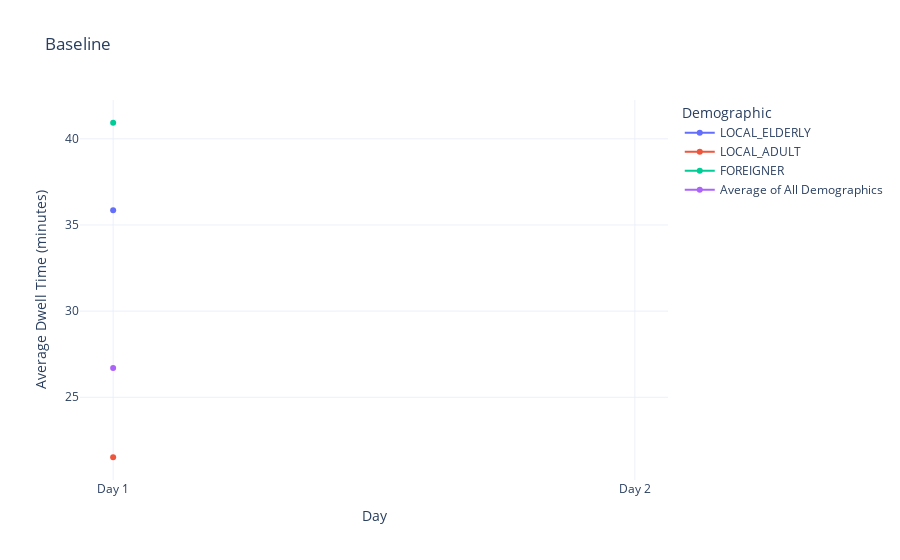

Notebook source saved alongside this figure:
### Code cell
import pandas as pd
import plotly.graph_objects as go

file_path = 'baseline1day.xlsx'
xls = pd.ExcelFile(file_path)
avg_dwell_times = pd.DataFrame()

for sheet_name in xls.sheet_names:
    day_data = pd.read_excel(xls, sheet_name=sheet_name)
    day_data = day_data.drop(columns=[col for col in day_data.columns if "Unnamed" in col])
    day_data_filtered = day_data[(day_data['Simulation Hour'] >= 10) & (day_data['Simulation Hour'] <= 20)]
    
    avg_for_day = (day_data_filtered[day_data_filtered > 0].mean().drop('Simulation Hour')) / 60
    avg_dwell_times[sheet_name] = avg_for_day

avg_dwell_times = avg_dwell_times.T
# avg_dwell_times = avg_dwell_times.drop('Day 1', errors='ignore')
avg_dwell_times.index = [f"Day {i+1}" for i in range(len(avg_dwell_times))]

fig = go.Figure()

for demographic in avg_dwell_times.columns:
    text_values = [f"{value:.2f}" for value in avg_dwell_times[demographic]]
    fig.add_trace(go.Scatter(x=avg_dwell_times.index, y=avg_dwell_times[demographic], text=text_values,
                             mode='lines+markers', name=demographic, textposition="top center"))

fig.update_layout(title='Baseline',
                  xaxis_title='Day',
                  yaxis_title='Average Dwell Time (minutes)',
                  legend_title='Demographic',
                  template='plotly_white')

fig.show()

### Figure 1 — Plotly figure (JSON) as saved in the notebook; plotly's stock layout.template omitted (floating-point values rounded to 4 significant figures)
{"data": [{"mode": "lines+markers", "name": "LOCAL_ELDERLY", "text": ["35.85", "nan"], "textposition": "top center", "type": "scatter", "x": ["Day 1", "Day 2"], "y": [35.85, null]}, {"mode": "lines+markers", "name": "LOCAL_ADULT", "text": ["21.52", "nan"], "textposition": "top center", "type": "scatter", "x": ["Day 1", "Day 2"], "y": [21.52, null]}, {"mode": "lines+markers", "name": "FOREIGNER", "text": ["40.93", "nan"], "textposition": "top center", "type": "scatter", "x": ["Day 1", "Day 2"], "y": [40.93, null]}, {"mode": "lines+markers", "name": "Average of All Demographics", "text": ["26.70", "nan"], "textposition": "top center", "type": "scatter", "x": ["Day 1", "Day 2"], "y": [26.7, null]}], "layout": {"legend": {"title": {"text": "Demographic"}}, "title": {"text": "Baseline"}, "xaxis": {"title": {"text": "Day"}}, "yaxis": {"title": {"text": "Average Dwell Time (minutes)"}}}}
